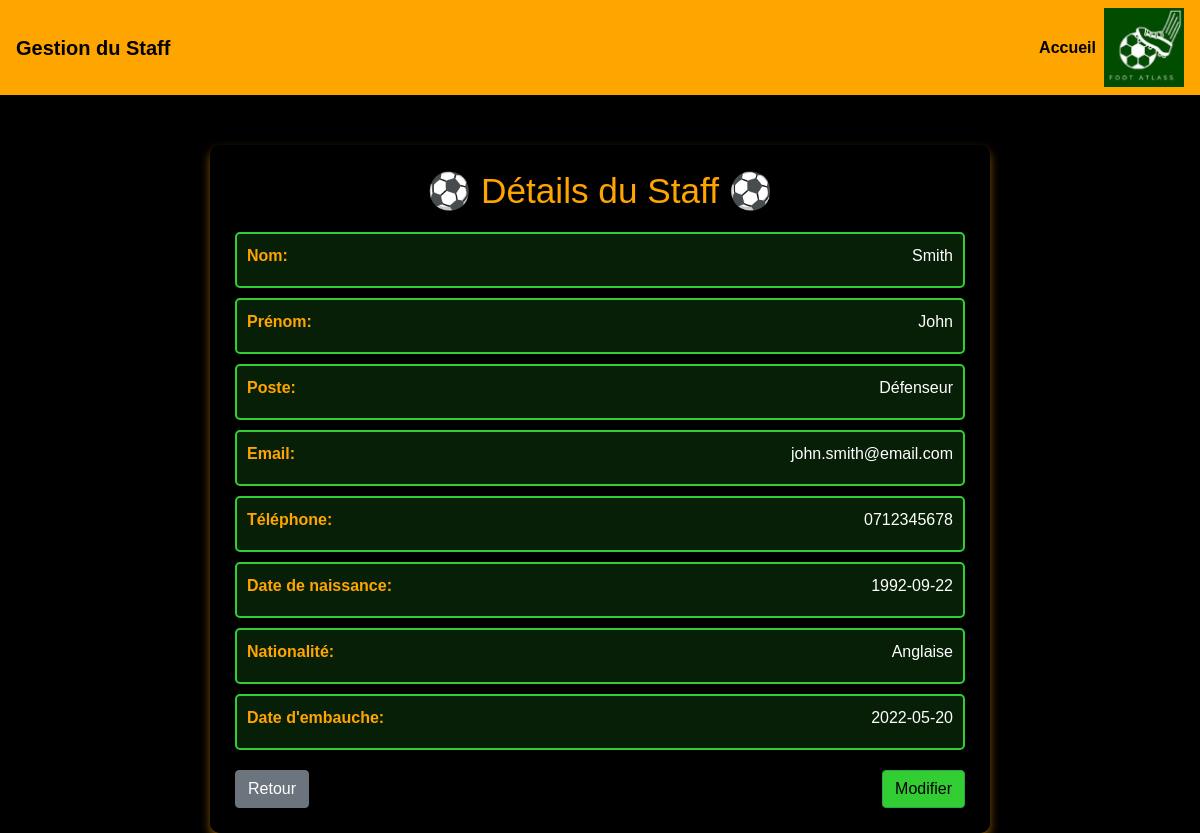
Screenshot of /pages/voir_staff.php?id=2 with the database file from the repository.
### tables this page shows
CREATE TABLE IF NOT EXISTS `staff` (
  `id` int NOT NULL AUTO_INCREMENT,
  `nom` varchar(50) DEFAULT NULL,
  `prenom` varchar(50) DEFAULT NULL,
  `poste` varchar(50) DEFAULT NULL,
  `nationalite` varchar(50) DEFAULT NULL,
  `date_naissance` date DEFAULT NULL,
  `telephone` varchar(50) DEFAULT NULL,
  `date_embauche` date DEFAULT NULL,
  `email` varchar(50) DEFAULT NULL,
  `created_at` timestamp NOT NULL DEFAULT CURRENT_TIMESTAMP,
  `equipes` int DEFAULT NULL,
  PRIMARY KEY (`id`),
  KEY `fk_equipes` (`equipes`)
);

### pages/voir_staff.php (the view, shortened to what this page needs)
<?php
include "../config/db.php";
    if (isset($_GET['id'])) {
        $id = intval($_GET['id']);
        $sql = "SELECT * FROM staff WHERE id = ?";
        $stmt = $pdo->prepare($sql);
        $stmt->execute([$id]);
        if ($stmt->rowCount() > 0) {
            $staff = $stmt->fetch();
        } else {
            echo "Aucun staff trouvé.";
        }
    }
?>
<!DOCTYPE html>
<html lang="fr">
<head>
    <link rel="stylesheet" href="https://stackpath.bootstrapcdn.com/bootstrap/4.3.1/css/bootstrap.min.css">
</head>
<body>
    <nav class="navbar navbar-expand-lg">
        <a class="navbar-brand" href="#">Gestion du Staff</a>
        <div class="collapse navbar-collapse">
            <ul class="navbar-nav ml-auto">
                <li class="nav-item">
                    <a class="nav-link" href="index.php">Accueil</a>
                </li>
            </ul>
            <img src="../assets/images/logo.jpg" alt="Connexion" id="login-btn" style="  width: 80px;">
        </div>
    </nav>
    <div class="container">
        <h1>⚽ Détails du Staff ⚽</h1>
        <?php if (isset($staff)): ?>
            <div class="field">
                <label>Nom:</label>
                <p><?php echo htmlspecialchars($staff['nom']); ?></p>
            </div>
            <div class="field">
                <label>Prénom:</label>
                <p><?php echo htmlspecialchars($staff['prenom']); ?></p>
            </div>
            <div class="field">
                <label>Poste:</label>
                <p><?php echo htmlspecialchars($staff['poste']); ?></p>
            </div>
            <div class="field">
                <label>Email:</label>
                <p><?php echo htmlspecialchars($staff['email']); ?></p>
            </div>
            <div class="field">
                <label>Téléphone:</label>
                <p><?php echo htmlspecialchars($staff['telephone']); ?></p>
            </div>
            <div class="field">
                <label>Date de naissance:</label>
                <p><?php echo htmlspecialchars($staff['date_naissance']); ?></p>
            </div>
            <div class="field">
                <label>Nationalité:</label>
                <p><?php echo htmlspecialchars($staff['nationalite']); ?></p>
            </div>
            <div class="field">
                <label>Date d'embauche:</label>
                <p><?php echo htmlspecialchars($staff['date_embauche']); ?></p>
            </div>
        <?php endif; ?>
        <div class="btn-container">
            <a href="staff.php" class="btn btn-secondary">Retour</a>
            <a href="modifier_staff.php?id=<?php echo htmlspecialchars($staff['id']); ?>" class="btn btn-warning">Modifier</a>
        </div>
    </div>
</body>
</html>

### pages/voir_staff.php (style rules this page uses)
body { background-color: #000; color: #fff; font-family: Arial, sans-serif; }
.navbar { background-color: #FFA500; }
.navbar-brand, .navbar-nav .nav-link { color: #000 !important; font-weight: bold; }
.container { margin-top: 50px; background-color: rgba(0, 0, 0, 0.85); padding: 25px; border-radius: 10px; width: 65%; min-width: 400px; box-shadow: 0 5px 10px rgba(255, 165, 0, 0.5); }
h1 { color: #FFA500; font-size: 2.2rem; text-align: center; margin-bottom: 20px; }
.field { border: 2px solid #32CD32; padding: 10px; margin-bottom: 10px; border-radius: 5px; display: flex; justify-content: space-between; background-color: rgba(50, 205, 50, 0.15); }
.field label { font-weight: bold; color: #FFA500; width: 30%; }
.field p { margin: 0; color: #fff; width: 65%; text-align: right; }
.btn-container { display: flex; justify-content: space-between; margin-top: 20px; }
.btn-secondary { background-color: #6c757d; border-color: #6c757d; }
.btn-warning { background-color: #32CD32; border-color: #28a745; color: #000; }

### rows the page displays
staff: nom "Smith", prenom "John", poste "Défenseur", email "john.smith@email.com", telephone "0712345678", date_naissance "1992-09-22", nationalite "Anglaise", date_embauche "2022-05-20"
